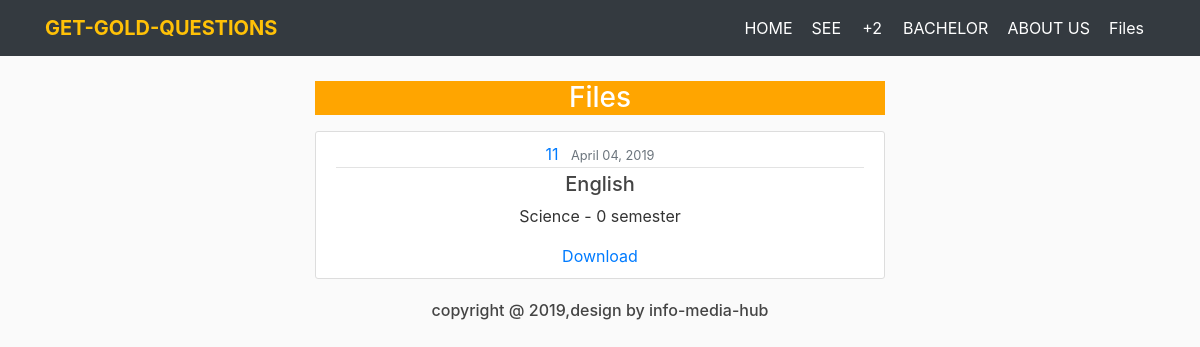
The page /files/4/ on the database its author committed.
### website/models.py (models this page shows, shortened)
class Questions(models.Model):
	name = models.CharField(max_length=125)
	level = models.CharField(max_length=75)
	year = models.IntegerField()
	faculty = models.CharField(max_length=75)
	semester = models.IntegerField()
	subject = models.CharField(max_length=100)
	date_posted = models.DateTimeField(default=timezone.now)
	file = models.FileField()

### website/views.py (the view)
# urls.py: path('files/<int:pk>/',FilesDetailView.as_view(), name='detail'),
class FilesDetailView(DetailView):
	model = Questions
	template_name = "website/details.html"
	context_object_name= 'file'

### website/templates/website/details.html (shortened to what this page needs)
{% extends 'website/base.html' %}
{% load static %}
{% block body %}
	<link rel="stylesheet" type="text/css" href="{% static 'website/msg.css' %}">
<div class="container" >
      <div class = 'row' style="margin-top: 65px" >
        <div class= 'col-sm' style="padding-left: 25%; padding-right: 25%; text-align: center;" >
        	<p><center><h3 style ="background-color:orange; color:white">Files</h3></center></p>
        <article class="media content-section" style="">
          <div class="media-body">
            <div class="article-metadata">
              <a class="mr-2" href="#">{{ file.level }}</a>
              <small class="text-muted">{{ file.date_posted|date:"F d, Y" }}</small>
            </div>
            <h5><a class="article-title" href="#">{{ file.name }}</a></h5>
            <p class="article-content">{{ file.faculty }} - {{ file.semester }} semester </p>
            <a href="{{ file.file.url }}" download="{{ file.name }}">
				 <span text-sm >Download</span>
			</a>
          </div>
        </article>
{% endblock %}

### website/static/website/msg.css (style rules this page uses)
body { background: #fafafa; color: #333333; }
h1, h2, h3, h4, h5, h6 { color: #444444; }
.content-section { background: #ffffff; padding: 10px 20px; border: 1px solid #dddddd; border-radius: 3px; margin-bottom: 0px; }
.article-title { color: #444444; }
.article-content { white-space: pre-line; }
.article-metadata { padding-bottom: 1px; margin-bottom: 4px; border-bottom: 1px solid #e3e3e3 }

### rows shown on the page
Questions: level "11", date_posted "April 04, 2019", name "English", faculty "Science", semester "0"
